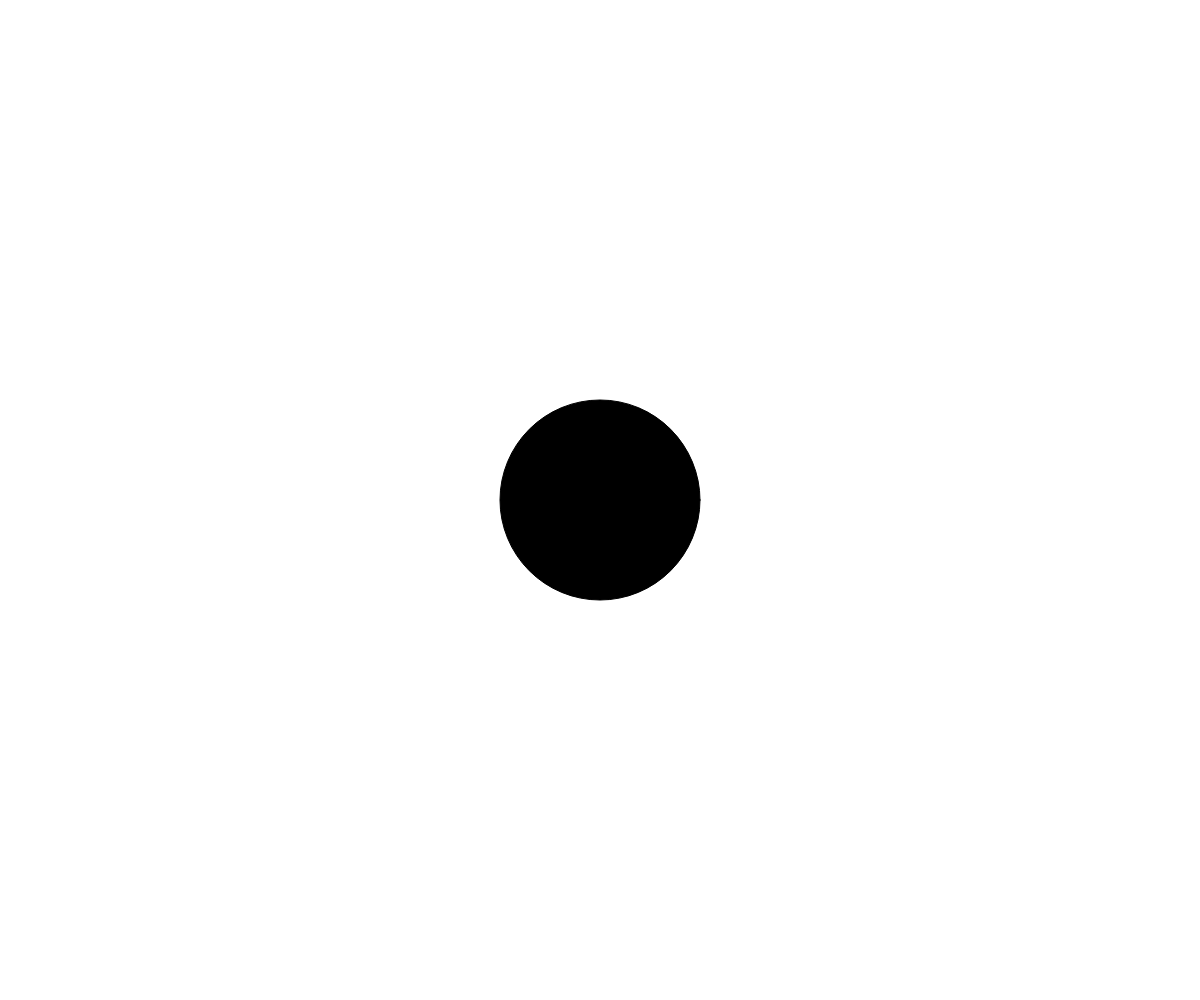
Frame 1 (no input)
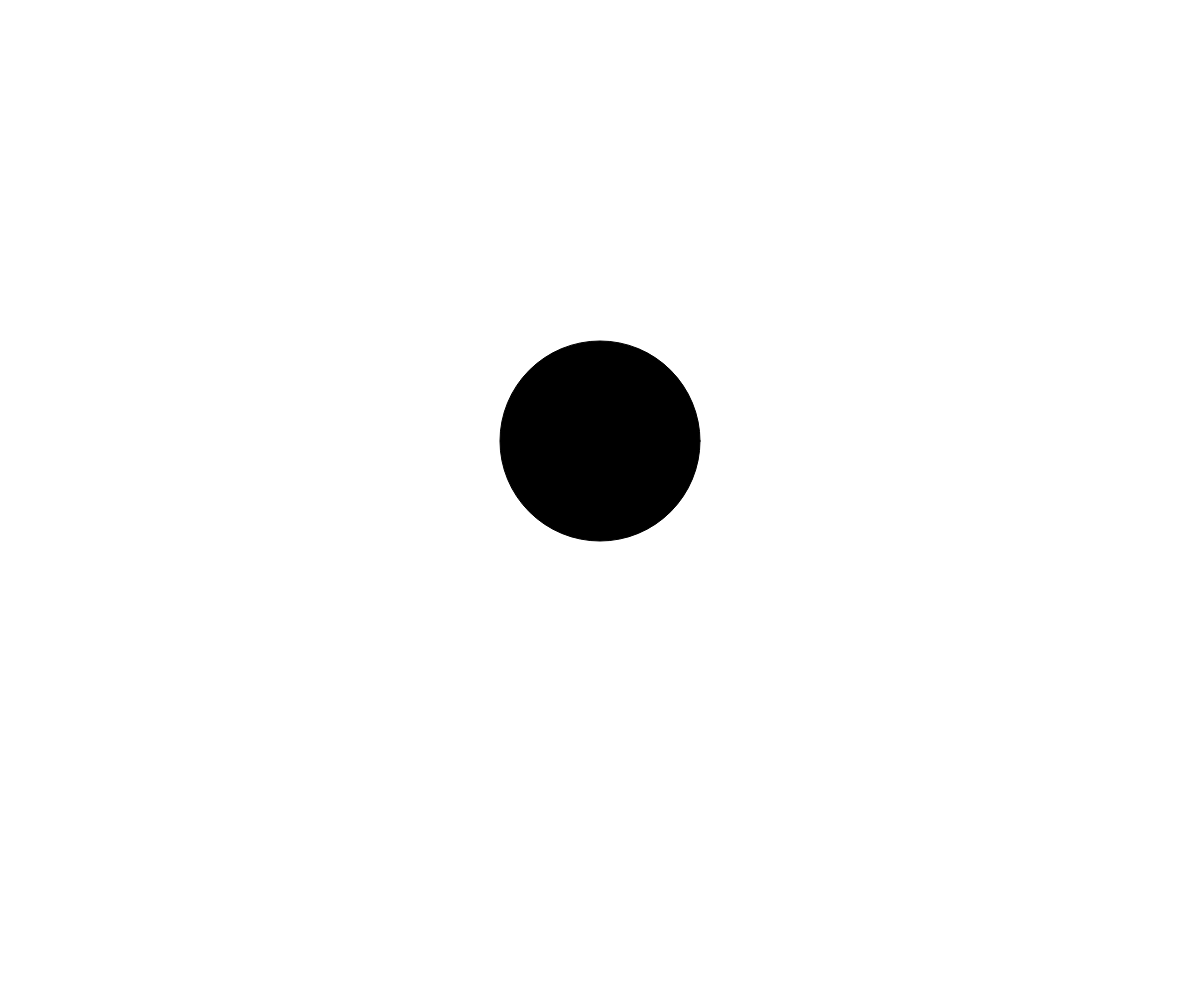
Frame 60 (no input)
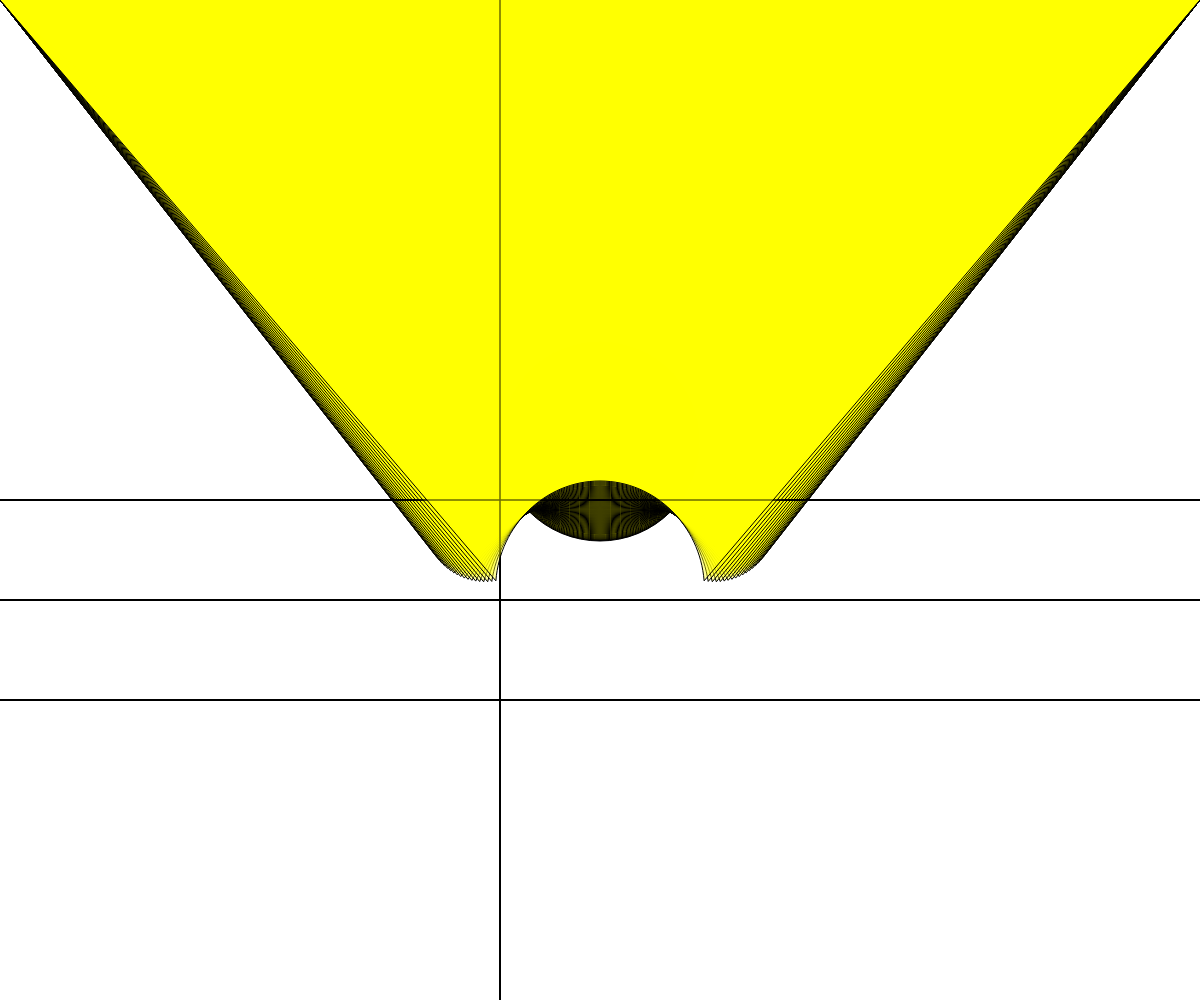
Frame 120 (the mouse pressed at the canvas centre since frame 60)

The p5.js sketch that drew these frames (run headless with seeded random() and noise() and a simulated clock; from frame 60 on, the mouse is pressed at the canvas centre):

// p5.js sketch
// ── sketch.js
let frame_rate_value;

var initialRadius;
var radius;

var HandleDistance;

var anchor0X;
var anchor0Y;

var anchor1X;
var anchor1Y;

var anchor2X;
var anchor2Y;
var anchor2X_control1;
var anchor2Y_control1;
var anchor2X_control2;
var anchor2Y_control2;

var anchor3X;
var anchor3Y;
var anchor3X_control1;
var anchor3Y_control1;
var anchor3X_control2;
var anchor3Y_control2;

var anchor4X;
var anchor4Y;
var anchor4X_control1;
var anchor4Y_control1;
var anchor4X_control2;
var anchor4Y_control2;

var incremento = 0;

var teta;

var heightControl = 0;
var radiusControl = 0;

let animation_Cicle_Duration_In_Seconds;
let animation_Cicle_Duration_In_Frames;

let frame_oddness;
let cicle_count;

let circle_color = 0;
let background_color = 255;

function setup() {
  createCanvas(windowWidth, windowHeight);

  frame_rate_value = 60;
  frameRate(frame_rate_value);

  initialRadius = 100;
  radius = initialRadius;
  HandleDistance = radius * 0.551915024494

  anchor0X = width / 2 - radius;
  anchor0Y = height / 2;
  
  anchor1X = width / 2 -  radius;
  anchor1Y = height / 2;

  anchor2X = width / 2;
  anchor2Y = height / 2 + radius;
  anchor2X_control1 = width / 2 -radius;
  anchor2Y_control1 = height / 2 + HandleDistance;
  anchor2X_control2 = width / 2 - HandleDistance;
  anchor2Y_control2 = height / 2 + radius;

  anchor3X = width / 2 + radius;
  anchor3Y = height / 2;
  anchor3X_control1 = width / 2 + HandleDistance;
  anchor3Y_control1 = height / 2 + radius;
  anchor3X_control2 = width / 2 + radius;
  anchor3Y_control2 = height / 2 + HandleDistance;

  anchor4X = width / 2 + radius;
  anchor4Y = height / 2;

  teta = HALF_PI;

  animation_Cicle_Duration_In_Seconds = 3;
  animation_Cicle_Duration_In_Frames = frame_rate_value * animation_Cicle_Duration_In_Seconds;

  cicle_count = 0;
  frame_oddness = false;
}

function draw() {
  
  line(0, height / 2, width, height / 2);
  line(0, height / 2 + radius, width, height / 2 + radius);
  line(0, height / 2 + (radius * 2), width, height / 2 + (radius * 2));
  line(width / 2 - (radius), 0, width / 2 - (radius), height);

  if (frameCount % animation_Cicle_Duration_In_Frames <= animation_Cicle_Duration_In_Frames / 3)
  {
    teta = HALF_PI;

    background(background_color);
    drawCircle(circle_color, 0);
  } else if (frameCount % animation_Cicle_Duration_In_Frames <= (animation_Cicle_Duration_In_Frames / 3) * 2) {
    atualizarPontos();
    desenharBezier();
  } else if (frameCount % animation_Cicle_Duration_In_Frames < animation_Cicle_Duration_In_Frames) {
    changeColors();
    background(background_color);

    drawCircle(circle_color, initialRadius * 2);
  } else {
    heightControl = 0;
    cicle_count += 1;
  }

  if (animationEnded())
  {
    heightControl = 0;
    cicle_count += 1;
  }

  heightControl += 1;

  // atualizarPontos();
  // desenharBezier();
  // drawCircle(255, initialRadius * 2);

  // showHandles();

  if(mouseX > width / 2)
  {
    showHandles();
    heightControl = mouseY - (height / 2);
  }
}

function atualizarPontos() {
  HandleDistance = radius * 0.551915024494;

  anchor0X = 0;
  anchor0Y = 0;

  anchor1X = (width / 2) - radius + (cos(teta) * ((HALF_PI / 2) * radius));
  anchor1Y = (height / 2) + radius - (sin(teta) * (radius)) - heightControl;

  anchor2X = (width / 2);
  anchor2Y = (height / 2) + radius - heightControl;
  anchor2X_control1 = (width / 2) - radius + (cos(teta) * (1));
  anchor2Y_control1 = (height / 2) + radius - (sin(teta) * (radius - HandleDistance)) - heightControl;
  anchor2X_control2 = (width / 2) - HandleDistance;
  anchor2Y_control2 = (height / 2) + radius - heightControl;

  anchor3X = (width / 2) + radius -(cos(teta) * ((HALF_PI / 2) * radius));
  anchor3Y = (height / 2) + radius - (sin(teta) * (radius))  - heightControl;
  anchor3X_control1 = (width / 2) + HandleDistance;
  anchor3Y_control1 = (height / 2) + radius - heightControl;
  anchor3X_control2 = (width / 2) + radius + (cos(teta) * (1));
  anchor3Y_control2 = (height / 2) + radius - (sin(teta) * (radius - HandleDistance)) - heightControl;

  anchor4X = width;
  anchor4Y = 0;

  if(frameCount % animation_Cicle_Duration_In_Frames <= (animation_Cicle_Duration_In_Frames / 3) * 2 || frameCount >= animation_Cicle_Duration_In_Frames)
  {
    teta += PI / (animation_Cicle_Duration_In_Frames / 3);
  }
}

function desenharBezier() {
  fill(255,255,0,100);
  // fill(0);
  stroke(0);
  beginShape();
  vertex(anchor0X, anchor0Y);
  vertex(anchor1X, anchor1Y);
  bezierVertex(anchor2X_control1, anchor2Y_control1, anchor2X_control2, anchor2Y_control2, anchor2X, anchor2Y);
  bezierVertex(anchor3X_control1, anchor3Y_control1, anchor3X_control2, anchor3Y_control2, anchor3X, anchor3Y);
  vertex(anchor4X, anchor4Y);
  endShape();
}

function showHandles() {
  fill(0, 50, 0);
  circle(anchor0X, anchor0Y, 10);
  fill(0, 100, 0);
  circle(anchor1X, anchor1Y, 10);

  fill(0, 150, 0);
  circle(anchor2X, anchor2Y, 10);
  fill(255, 0, 0);
  circle(anchor2X_control1, anchor2Y_control1, 10);
  fill(0, 0, 255);
  circle(anchor2X_control2, anchor2Y_control2, 10);

  fill(0, 200, 0);
  circle(anchor3X, anchor3Y, 10);
  fill(255, 0, 0);
  circle(anchor3X_control1, anchor3Y_control1, 10);
  fill(0, 0, 255);
  circle(anchor3X_control2, anchor3Y_control2, 10);

  fill(0, 255, 0);
  circle(anchor4X, anchor4Y, 10);
  fill(255, 0, 0);
  circle(anchor4X_control1, anchor4Y_control1, 10);
  fill(0, 0, 255);
  circle(anchor4X_control2, anchor4Y_control2, 10);
}

function drawCircle(_fill, _height_deslocation) {
  push();
  fill(0,0,175,100);
  fill(_fill);
  circle(width / 2, height / 2 - (heightControl * 1) + _height_deslocation, radius * 2);
  pop();
}

function changeColors() {
  if (cicle_count % 2 == 0)
  {
    background_color = 0;
    circle_color = 255;
  } else  {
    background_color = 255;
    circle_color = 0;
  }
}

//função que detecta se o ciclo de animação acabou
function animationEnded() {
  if (frameCount >= animation_Cicle_Duration_In_Frames * 2) {
    return true;
  } else {
    return false;
  }
}
